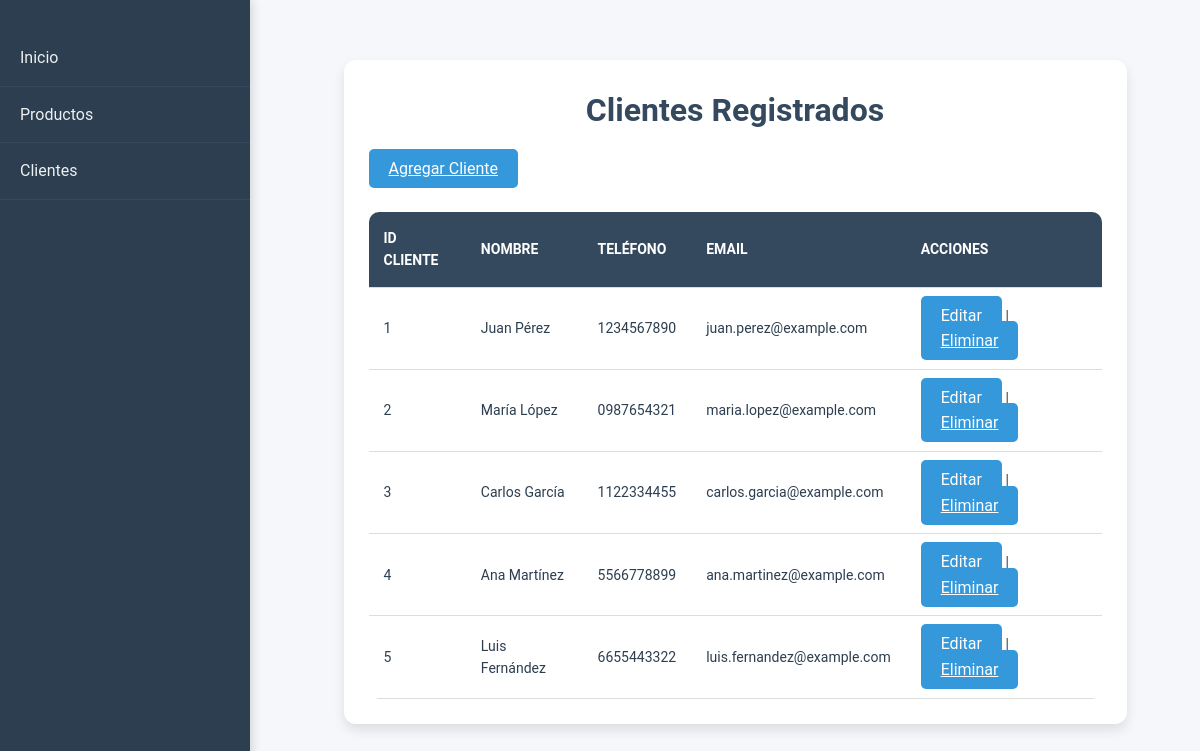
The app's page /clientes/clientes.php with its own data.
### tables this page shows
CREATE TABLE `clientes` (
  `ID_Cliente` int(11) NOT NULL,
  `Nombre` varchar(100) DEFAULT NULL,
  `Contacto` varchar(100) DEFAULT NULL,
  `Telefono` varchar(15) DEFAULT NULL,
  `Direccion` varchar(255) DEFAULT NULL
);

### clientes/clientes.php (the view, shortened to what this page needs)
<?php
include '../includes/conexion.php';
?>
<!DOCTYPE html>
<html lang="es">
<head>
    <link rel="stylesheet" href="../assets/css/styles.css">
</head>
<body>
    <div class="sidebar">
        <a href="../index.php">Inicio</a>
        <a href="../productos/productos.php">Productos</a>
        <a href="../clientes/clientes.php">Clientes</a>
    </div>
    <div class="main-content">
        <div class="container">
            <h1>Clientes Registrados</h1>
            <a href="insertar_cliente.php" class="btn">Agregar Cliente</a>
            <table>
                <tr>
                    <th>ID Cliente</th>
                    <th>Nombre</th>
                    <th>Teléfono</th>
                    <th>Email</th>
                    <th>Acciones</th>
                </tr>
                <?php
                $query = "SELECT * FROM clientes";
                $result = mysqli_query($conexion, $query);
                while ($cliente = mysqli_fetch_assoc($result)) {
                    echo "<tr>
                        <td>{$cliente['ID_Cliente']}</td>
                        <td>{$cliente['Nombre']}</td>
                        <td>{$cliente['Telefono']}</td>
                        <td>{$cliente['Contacto']}</td>
                        <td>
                            <a href='editar_cliente.php?id={$cliente['ID_Cliente']}' class='btn'>Editar</a> |
                            <a href='eliminar_cliente.php?id={$cliente['ID_Cliente']}' class='btn' onclick='return confirm('¿Está seguro de eliminar este proveedor?');'>Eliminar</a>
                        </td>
                    </tr>";
                }
                ?>
            </table>
        </div>
    </div>
</body>
</html>

### assets/css/styles.css (style rules this page uses)
* { margin: 0; padding: 0; box-sizing: border-box; }
body { font-family: 'Roboto', sans-serif; background-color: #f5f7fa; color: #2c3e50; line-height: 1.6; }
.container { width: 90%; margin: 30px auto; background-color: #ffffff; padding: 25px; border-radius: 12px; box-shadow: 0 6px 12px rgba(0, 0, 0, 0.1); overflow: hidden; }
h1, h2, h3 { color: #34495e; text-align: center; margin-bottom: 20px; font-weight: bold; }
h1 { font-size: 2rem; margin-bottom: 20px; }
.sidebar { width: 250px; position: fixed; top: 0; left: 0; height: 100%; background-color: #2c3e50; padding-top: 30px; box-shadow: 2px 0 10px rgba(0, 0, 0, 0.15); z-index: 1000; transition: width 0.3s ease-in-out; }
.sidebar a { color: #ecf0f1; display: block; padding: 15px 20px; text-decoration: none; font-size: 16px; border-bottom: 1px solid #34495e; transition: background-color 0.3s ease, padding-left 0.3s ease; }
.main-content { margin-left: 270px; padding: 30px; }
button, .btn { background-color: #3498db; color: #ffffff; border: none; padding: 10px 20px; font-size: 16px; border-radius: 5px; cursor: pointer; transition: background-color 0.3s ease, transform 0.2s ease; }
table { width: 100%; margin-top: 30px; border-collapse: collapse; border-radius: 10px; overflow: hidden; background-color: #ffffff; }
table th, table td { padding: 15px; text-align: left; border-bottom: 1px solid #ddd; font-size: 14px; }
table th { background-color: #34495e; color: #ffffff; font-weight: bold; text-transform: uppercase; }

### records on screen
clientes: ID_Cliente "1", Nombre "Juan Pérez", Telefono "1234567890", Contacto "juan.perez@example.com"
clientes: ID_Cliente "2", Nombre "María López", Telefono "0987654321", Contacto "maria.lopez@example.com"
clientes: ID_Cliente "3", Nombre "Carlos García", Telefono "1122334455", Contacto "carlos.garcia@example.com"
clientes: ID_Cliente "4", Nombre "Ana Martínez", Telefono "5566778899", Contacto "ana.martinez@example.com"
clientes: ID_Cliente "5", Nombre "Luis Fernández", Telefono "6655443322", Contacto "luis.fernandez@example.com"
